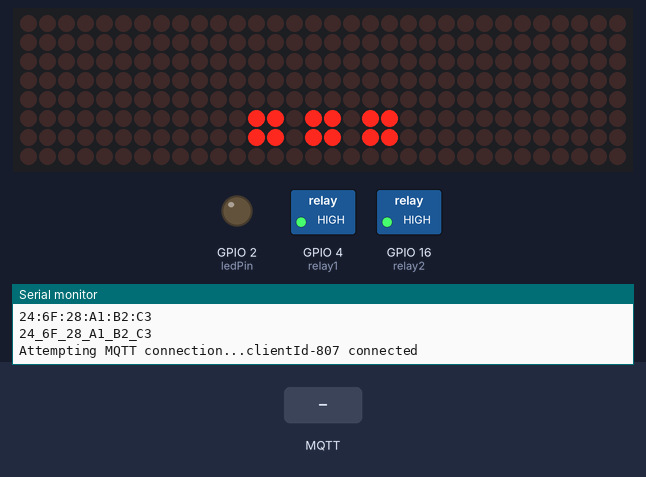
A sketch run on a simulated ESP32. Parts: 32×8 LED matrix, switched loads named in the sketch (green lamp = pin HIGH), output pins drawn as LEDs (lit = HIGH), the last lines printed to the serial monitor. The inputs (shaded band) are chosen by the test bench. WiFi joins after 1.5 s; servers stay silent unless stated; random numbers use the default seed unless the sketch sets one; no MQTT or app messages arrive unless stated.

Above: at 2.7 s.
2.8 s: MQTT message "5" arrives on the first subscribed topic
At 3.9 s:
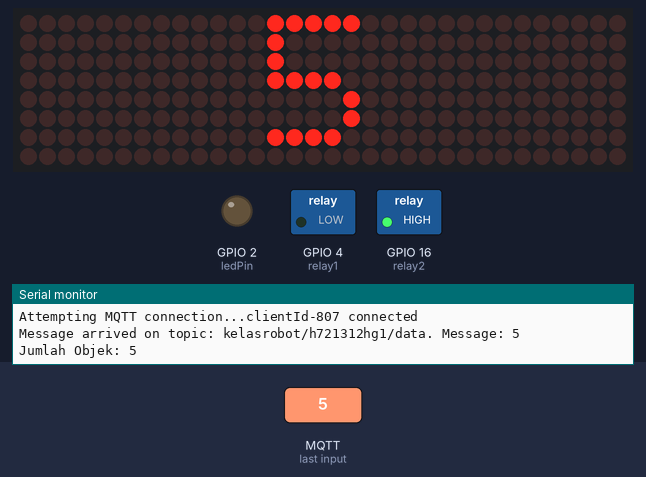
4.3 s: MQTT message "on" arrives on the first subscribed topic
At 5.1 s:
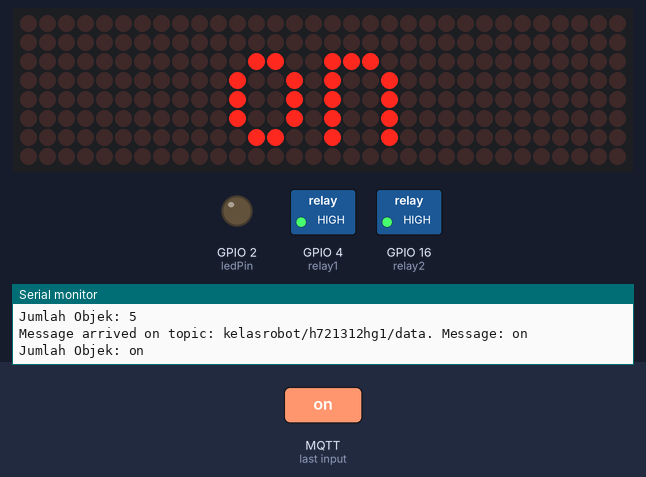
5.8 s: MQTT message "off" arrives on the first subscribed topic
At 6.4 s:
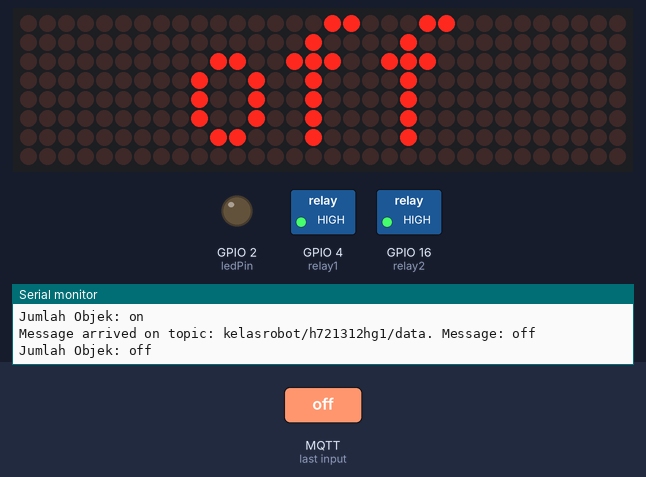
7.3 s: MQTT message "90" arrives on the first subscribed topic
At 8.4 s:
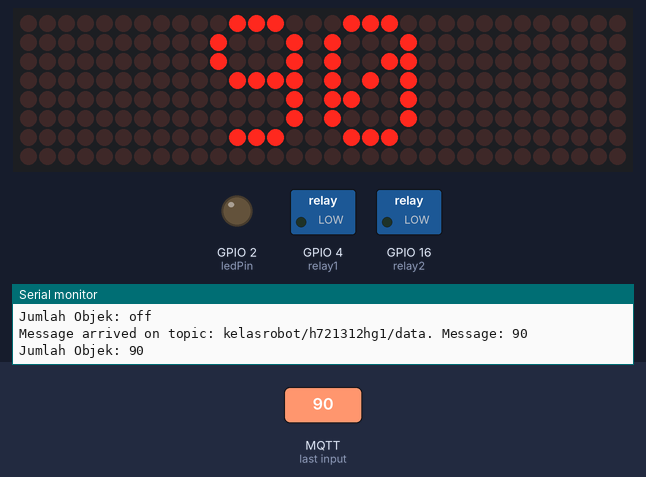
8.8 s: MQTT message "0" arrives on the first subscribed topic
At 9.7 s:
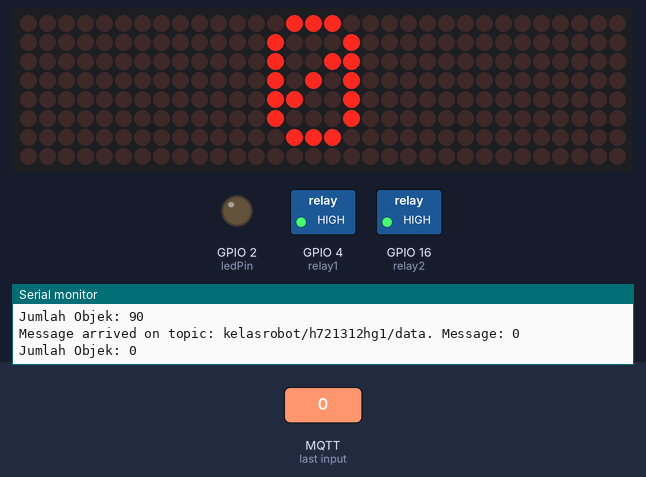
Timing chart, 0 to 11.3 s (numbered marks = the images above; inputs shaded):
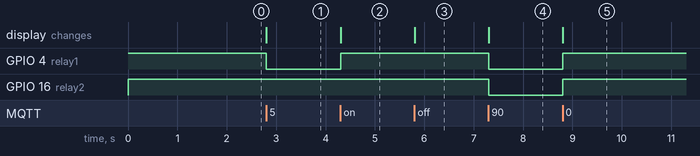

Measured:
- after the input at 2.8 s, GPIO 4 (relay1): HIGH → LOW at once; the display: changes at once (image 1)
- after the input at 4.3 s, GPIO 4 (relay1): LOW → HIGH at once; the display: changes at once (image 2)
- after the input at 5.8 s, the display: changes at once (image 3)
- after the input at 7.3 s, GPIO 4 (relay1), GPIO 16 (relay2): HIGH → LOW at once; the display: changes at once (image 4)
- after the input at 8.8 s, GPIO 4 (relay1), GPIO 16 (relay2): LOW → HIGH at once; the display: changes at once (image 5)

The sketch:

ESP32_MQTT_Matrix+Relay.ino
```cpp
#include <WiFi.h>
#include "PubSubClient.h"
const char* ssid = "SAWALA Office";
const char* password = "sawala28";
const char* mqttServer = "mqtt.ardumeka.com";
int port = 11219;
String stMac;
char mac[50];
char clientId[50];
WiFiClient espClient;
PubSubClient client(espClient);
const int ledPin = 2;

#include <MD_Parola.h>
#include <MD_MAX72xx.h>
#include <SPI.h>
// Uncomment according to your hardware type
#define HARDWARE_TYPE MD_MAX72XX::FC16_HW
//#define HARDWARE_TYPE MD_MAX72XX::GENERIC_HW
#define MAX_DEVICES 4
#define CS_PIN 5
MD_Parola Display = MD_Parola(HARDWARE_TYPE, CS_PIN, MAX_DEVICES);

#define relay1 4
#define relay2 16

int jumlah_objek;

void setup() {
  Serial.begin(115200);

  pinMode(relay1, OUTPUT);
  digitalWrite(relay1, HIGH);
  pinMode(relay2, OUTPUT);
  digitalWrite(relay2, HIGH);

  Display.begin();
  Display.setIntensity(0);
  Display.displayClear();

  Display.setTextAlignment(PA_CENTER);
  Display.print("...");

  delay(10);
  Serial.println();
  Serial.print("Connecting to ");
  Serial.println(ssid);
  wifiConnect();
  Serial.println("");
  Serial.println("WiFi connected");
  Serial.println("IP address: ");
  Serial.println(WiFi.localIP());
  Serial.println(WiFi.macAddress());
  stMac = WiFi.macAddress();
  stMac.replace(":", "_");
  Serial.println(stMac);
  client.setServer(mqttServer, port);
  client.setCallback(callback);
  pinMode(ledPin, OUTPUT);
}

void wifiConnect() {
  WiFi.mode(WIFI_STA);
  WiFi.begin(ssid, password);
  while (WiFi.status() != WL_CONNECTED) {
    delay(500);
    Serial.print(".");
  }
}

void mqttReconnect() {
  while (!client.connected()) {
    Serial.print("Attempting MQTT connection...");
    long r = random(1000);
    sprintf(clientId, "clientId-%ld", r);
    if (client.connect(clientId)) {
      Serial.print(clientId);
      Serial.println(" connected");
      client.subscribe("kelasrobot/h721312hg1/data");
    } else {
      Serial.print("failed, rc=");
      Serial.print(client.state());
      Serial.println(" try again in 5 seconds");
      delay(5000);
    }
  }
}

void callback(char* topic, byte* message, unsigned int length) {

  Serial.print("Message arrived on topic: ");
  Serial.print(topic);
  Serial.print(". Message: ");

  String stMessage;

  for (int i = 0; i < length; i++) {
    Serial.print((char)message[i]);
    stMessage += (char)message[i];
  }
  Serial.println();
  Serial.println("Jumlah Objek: " + stMessage);

  Display.setTextAlignment(PA_CENTER);
  Display.print(stMessage);

  jumlah_objek = stMessage.toInt();
  if (jumlah_objek == 0) {
    digitalWrite(relay1, HIGH);
    digitalWrite(relay2, HIGH);
  }
  if ((jumlah_objek > 0) && (jumlah_objek <= 5)) {
    digitalWrite(relay1, LOW);
    digitalWrite(relay2, HIGH);
  }
  if (jumlah_objek > 5) {
    digitalWrite(relay1, LOW);
    digitalWrite(relay2, LOW);
  }
}

void loop() {
  delay(10);
  if (!client.connected()) {
    mqttReconnect();
  }
  client.loop();
}
```
